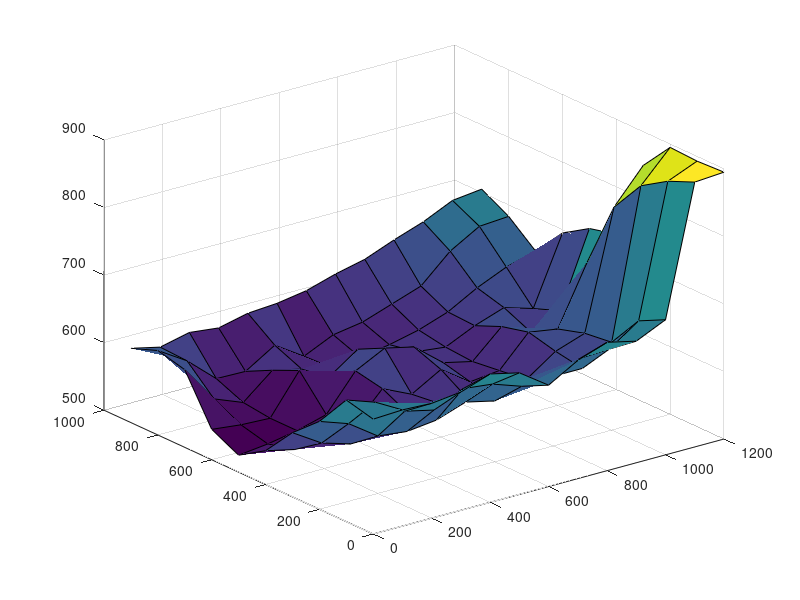

MATLAB code for this plot: (Note: this script raises an error after producing the figure.)
% Array giving the altitude (in meters) of points from a regular grid
% with a cell size of 100m:
% - x goes from 0 to (13-1)*100 meters
% - y goes from 0 to (10-1)*100 meters
%
% In order to preview this terrain, just run:
% > surf(0:100:(13-1)*100,0:100:(10-1)*100, terrain);
terrain = [
	  670   672   670   675   690   680   650   675   690   680   700   892   895;
      680   665   640   630   650   645   630   628   648   650   680   875   893;
      630   615   585   580   585   600   590   610   603   603   630   850   895;
      595   568   555   560   575   580   575   570   580   610   625   800   850;
      550   540   538   550   595   575   600   570   575   620   613   700   730;
      525   530   538   550   603   625   615   580   570   610   590   610   720;
      545   540   538   597   575   605   593   578   573   593   608   595   695;
      615   560   543   579   569   560   563   570   580   595   619   638   650;
      625   598   560   559   586   558   578   585   600   615   655   680   683;
      610   600   610   605   615   618   625   638   648   665   680   700   705
];
% Convert index -> meters
scale = 100;

%% Simple 3D preview
surf(0:scale:(13-1) * scale, 0:scale:(10-1) * scale, terrain);

%% Refine terrain using the diamond-square algorithm
scale = 100;
nPasses = 1;
terrainFine = diamondSquare(terrain, nPasses, .1);
scale = (scale / (nPasses + 1));

sz = size(terrainFine);
surf(0:scale:(sz(2)-1) * scale, 0:scale:(sz(1)-1) * scale, terrainFine);

%% Tesselate (generate triangles from the heightmap)
scene = tesselation(terrainFine, scale);

%% Apply a perspective projection
origin = [-100 100 800];
lookAt = [100 100 1];
d = 2;

% Test triangles
triangles = [
	0 0 0 1 0 0 1 1 0;
	%0 -1 1 4 3 1 2 4 1;
	%2 1 -1 -4 -3 -1 7 8 -1;
];

%transformed = perspective(triangles, origin, lookAt, d);
transformed = perspective(scene, origin, lookAt, d);

% Sample rendering using Matlab's 2D drawing functions
heights = mean([scene(:, 3) scene(:, 6) scene(:, 9)], 2);
coloredRender(transformed, heights, 'Testing the renderer');

%% Rasterize using painter's algorithm
% TODO

%% Rasterize using Z-buffer
% TODO
